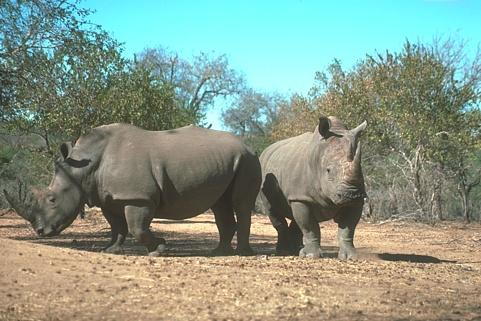
#> input picture images/rhino.jpg, 481 x 321 px
$ python scipy_high_pass_filter.py
#> lines starting #> are read from the running program, lines starting #| are printed output that depends on the picture
import numpy as np
import numpy.fft as fp
from scipy.fftpack import fft2, ifftshift, fftn, ifftn
from PIL import Image
from matplotlib import pylab


im = np.array(Image.open('../images/rhino.jpg').convert('L'))
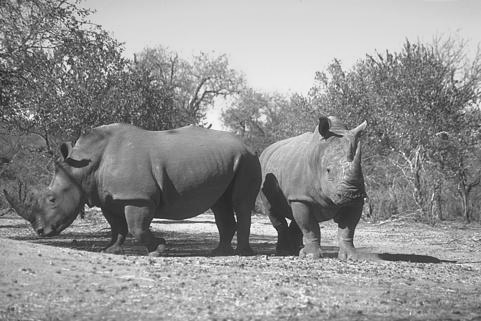
#> im: shape (321, 481); min 20, max 253, mean 145.9

freq = fp.fft2(im)
(w, h) = freq.shape
#> w = 321; h = 481
half_w, half_h = int(w/2), int(h/2)
#> half_w = 160; half_h = 240

freq1 = np.copy(freq)
freq2 = fp.fftshift(freq1)

original_spectrum = (20 * np.log10(0.1 + freq2)).astype(int)
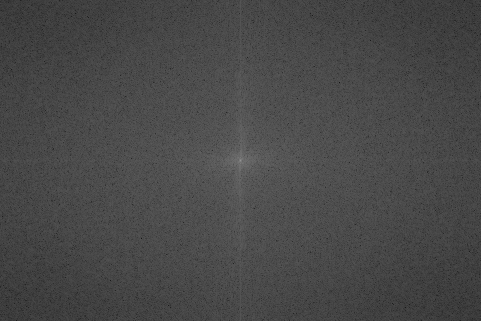
#> original_spectrum: shape (321, 481) int64; min 20, max 147, mean 72.1

#apply High pass filter

freq2[half_w-10:half_w+11, half_h-10:half_h+11] = 0 #select all but the first 20x20 low frequencies
high_pass_spectrum = (20 * np.log10(0.1 + freq2)).astype(int)
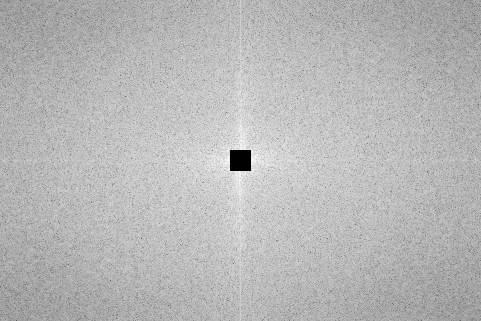
#> high_pass_spectrum: shape (321, 481) int64; min -19, max 107, mean 71.8; drawn with min black and max white

im1 = np.clip(fp.ifft2(ifftshift(freq2)).real, 0, 255) #clip pixel values after IFFT
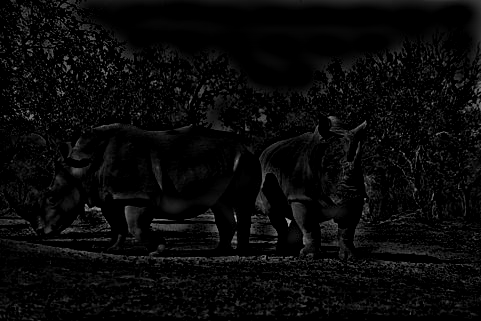
#> im1: shape (321, 481) float64; min 0, max 188.9, mean 9.5


pylab.figure(figsize=(10, 5))
pylab.subplot(2, 2, 1), pylab.imshow(im, cmap=pylab.gray()), pylab.axis('off'), pylab.title('Rhino Original Image')
pylab.subplot(2, 2, 2), pylab.imshow(original_spectrum), pylab.title('Rhino Spectrum')
pylab.subplot(2, 2, 3), pylab.imshow(im1), pylab.axis('off'), pylab.title('Rhino High Pass Filtered')
pylab.subplot(2, 2, 4), pylab.imshow(high_pass_spectrum), pylab.title('Rhino High Pass Spectrum')


pylab.show()


print('FIM')

$ run again, with images/210088.jpg copied over images/rhino.jpg
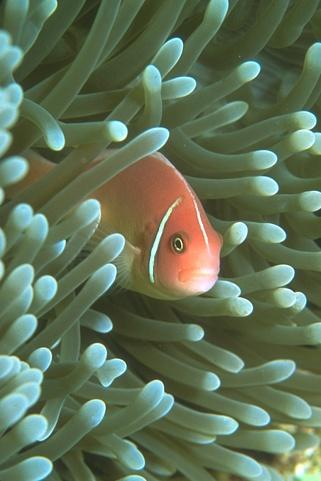
#> input picture images/210088.jpg, 321 x 481 px
#> `high_pass_spectrum = (20 * np.log10(0.1 + freq2)).astype(int)`:
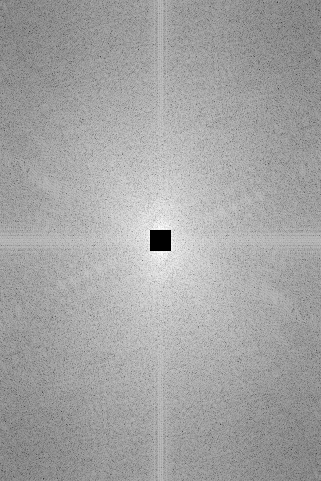
#> high_pass_spectrum: shape (481, 321) int64; min -19, max 109, mean 63.3; drawn with min black and max white
#> `im1 = np.clip(fp.ifft2(ifftshift(freq2)).real, 0, 255)`:
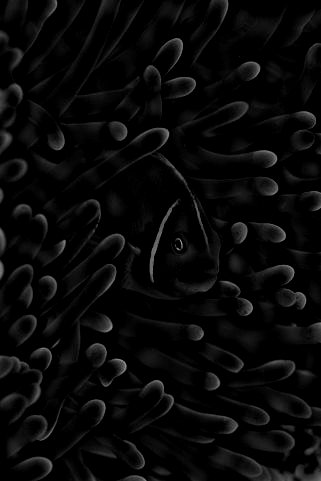
#> im1: shape (481, 321) float64; min 0, max 150.5, mean 8.8
